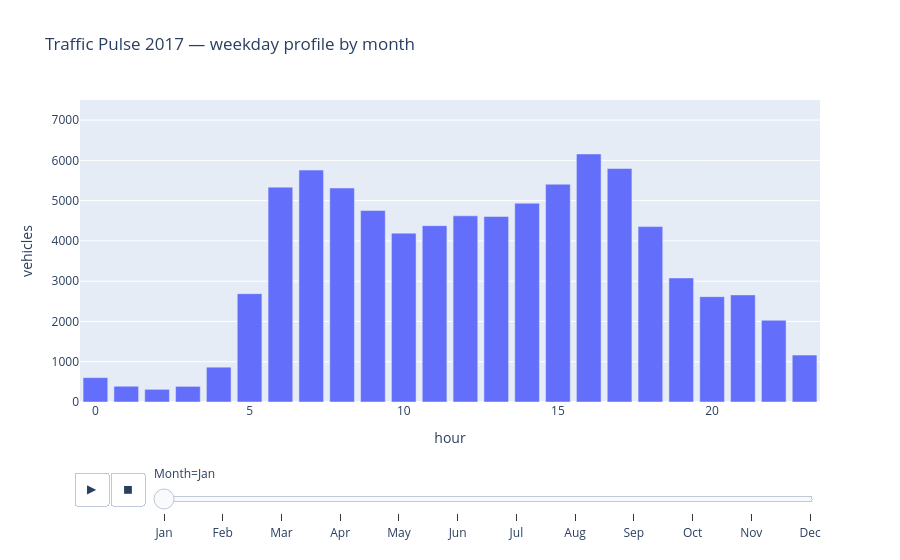

The code cell stored with this chart in its notebook:
### Code cell
fig = px.bar(mp, x="hour", y="vehicles", animation_frame="Month",
             category_orders={"Month": MONTHS}, range_y=[0, 7500],
             title="Traffic Pulse 2017 — weekday profile by month")
fig.show()

check_E(frame_budget_ms, smoothstep, n_frames, duration_s, compression, fig)

### Figure 1 — Plotly figure (JSON) as saved in the notebook; plotly's stock layout.template omitted (floating-point values rounded to 4 significant figures)
{"data": [{"hovertemplate": "Month=Jan<br>hour=%{x}<br>vehicles=%{y}<extra></extra>", "legendgroup": "", "marker": {"color": "#636efa", "pattern": {"shape": ""}}, "name": "", "orientation": "v", "showlegend": false, "textposition": "auto", "type": "bar", "x": [0, 1, 2, 3, 4, 5, 6, 7, 8, 9, 10, 11, 12, 13, 14, 15, 16, 17, 18, 19, 20, 21, 22, 23], "xaxis": "x", "y": [605.6, 391.6, 315.0, 387.9, 864.7, 2691.0, 5336.0, 5759.0, 5315.0, 4756.0, 4194.0, 4379.0, 4624.0, 4607.0, 4936.0, 5408.0, 6159.0, 5798.0, 4356.0, 3081.0, 2616.0, 2660.0, 2030.0, 1165.0], "yaxis": "y"}], "layout": {"barmode": "relative", "legend": {"tracegroupgap": 0}, "sliders": [{"active": 0, "currentvalue": {"prefix": "Month="}, "len": 0.9, "pad": {"b": 10, "t": 60}, "steps": [{"args": [["Jan"], {"frame": {"duration": 0, "redraw": true}, "fromcurrent": true, "mode": "immediate", "transition": {"duration": 0, "easing": "linear"}}], "label": "Jan", "method": "animate"}, {"args": [["Feb"], {"frame": {"duration": 0, "redraw": true}, "fromcurrent": true, "mode": "immediate", "transition": {"duration": 0, "easing": "linear"}}], "label": "Feb", "method": "animate"}, {"args": [["Mar"], {"frame": {"duration": 0, "redraw": true}, "fromcurrent": true, "mode": "immediate", "transition": {"duration": 0, "easing": "linear"}}], "label": "Mar", "method": "animate"}, {"args": [["Apr"], {"frame": {"duration": 0, "redraw": true}, "fromcurrent": true, "mode": "immediate", "transition": {"duration": 0, "easing": "linear"}}], "label": "Apr", "method": "animate"}, {"args": [["May"], {"frame": {"duration": 0, "redraw": true}, "fromcurrent": true, "mode": "immediate", "transition": {"duration": 0, "easing": "linear"}}], "label": "May", "method": "animate"}, {"args": [["Jun"], {"frame": {"duration": 0, "redraw": true}, "fromcurrent": true, "mode": "immediate", "transition": {"duration": 0, "easing": "linear"}}], "label": "Jun", "method": "animate"}, {"args": [["Jul"], {"frame": {"duration": 0, "redraw": true}, "fromcurrent": true, "mode": "immediate", "transition": {"duration": 0, "easing": "linear"}}], "label": "Jul", "method": "animate"}, {"args": [["Aug"], {"frame": {"duration": 0, "redraw": true}, "fromcurrent": true, "mode": "immediate", "transition": {"duration": 0, "easing": "linear"}}], "label": "Aug", "method": "animate"}, {"args": [["Sep"], {"frame": {"duration": 0, "redraw": true}, "fromcurrent": true, "mode": "immediate", "transition": {"duration": 0, "easing": "linear"}}], "label": "Sep", "method": "animate"}, {"args": [["Oct"], {"frame": {"duration": 0, "redraw": true}, "fromcurrent": true, "mode": "immediate", "transition": {"duration": 0, "easing": "linear"}}], "label": "Oct", "method": "animate"}, {"args": [["Nov"], {"frame": {"duration": 0, "redraw": true}, "fromcurrent": true, "mode": "immediate", "transition": {"duration": 0, "easing": "linear"}}], "label": "Nov", "method": "animate"}, {"args": [["Dec"], {"frame": {"duration": 0, "redraw": true}, "fromcurrent": true, "mode": "immediate", "transition": {"duration": 0, "easing": "linear"}}], "label": "Dec", "method": "animate"}], "x": 0.1, "xanchor": "left", "y": 0, "yanchor": "top"}], "title": {"text": "Traffic Pulse 2017 — weekday profile by month"}, "updatemenus": [{"buttons": [{"args": [null, {"frame": {"duration": 500, "redraw": true}, "fromcurrent": true, "mode": "immediate", "transition": {"duration": 500, "easing": "linear"}}], "label": "&#9654;", "method": "animate"}, {"args": [[null], {"frame": {"duration": 0, "redraw": true}, "fromcurrent": true, "mode": "immediate", "transition": {"duration": 0, "easing": "linear"}}], "label": "&#9724;", "method": "animate"}], "direction": "left", "pad": {"r": 10, "t": 70}, "showactive": false, "type": "buttons", "x": 0.1, "xanchor": "right", "y": 0, "yanchor": "top"}], "xaxis": {"anchor": "y", "domain": [0.0, 1.0], "title": {"text": "hour"}}, "yaxis": {"anchor": "x", "domain": [0.0, 1.0], "range": [0, 7500], "title": {"text": "vehicles"}}}}
